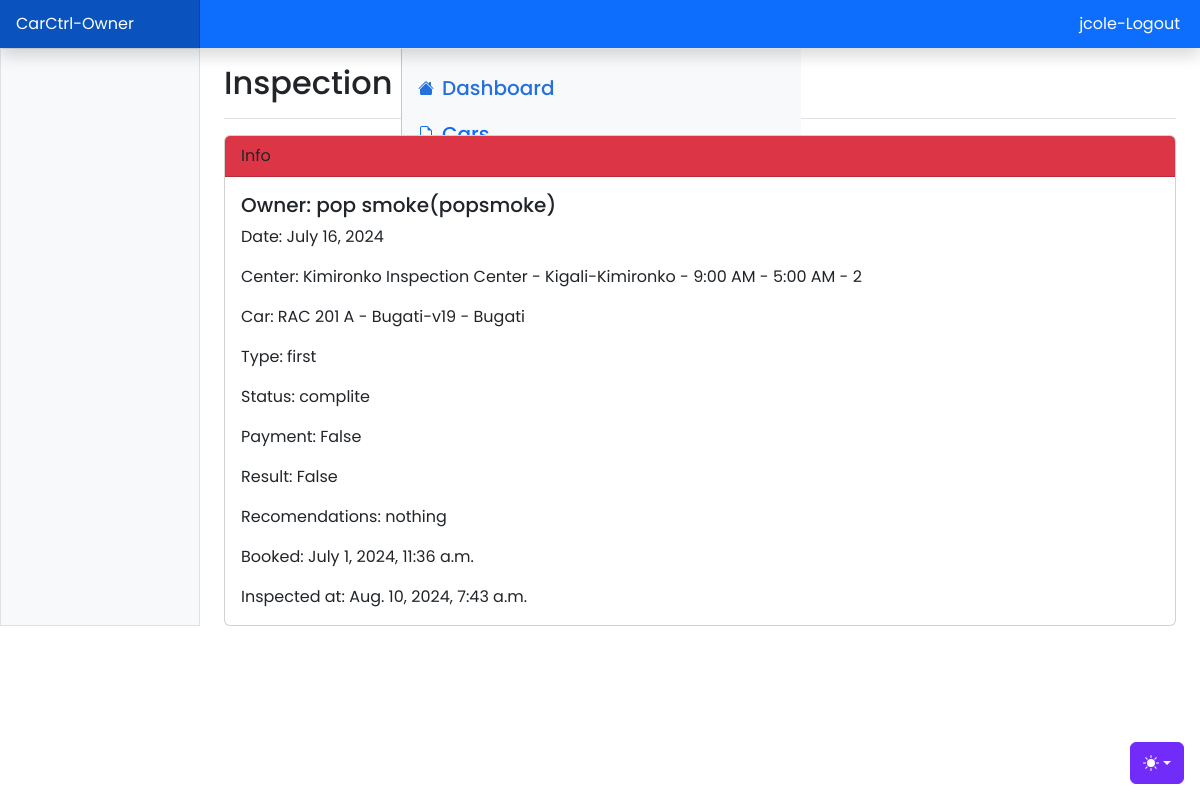
The page /owner/inspections/6 (signed in) on the database its author committed.
### App/models.py (models this page shows, shortened)
class User(AbstractUser):
    class Role(models.TextChoices):
        OWNER = "OWNER", "Owner"
        ADMIN = "ADMIN", "Admin"
    base_role = Role.ADMIN
    role = models.CharField(max_length=50, choices=Role.choices)
    phone_number = models.CharField(
        validators=[phone_regex], max_length=13, unique=True, null=True
    )
    address = models.CharField(max_length=100, blank=True)
    groups = models.ManyToManyField(
        "auth.Group",
        related_name="users",
        blank=True,
        verbose_name=_("groups"),
        help_text=_("The groups this user belongs to."),
    )
    user_permissions = models.ManyToManyField(
        Permission,
        related_name="users",
        blank=True,
        verbose_name=_("user permissions"),
        help_text=_("Specific permissions for this user."),
    )

class Inspection(models.Model):
    appointment_id = models.OneToOneField(Appointment, on_delete=models.CASCADE)
    result = models.BooleanField()
    recomendations = models.TextField()
    created_at = models.DateTimeField(auto_now_add=True)

class Appointment(models.Model):
    date = models.DateField()
    owner_id = models.ForeignKey(User, on_delete=models.CASCADE)
    center_id = models.ForeignKey(Center, on_delete=models.CASCADE)
    car_id = models.ForeignKey(Car, on_delete=models.CASCADE)
    type = models.CharField(max_length=50, choices=APPOINTMENT_TYPE)
    status = models.CharField(max_length=10, choices=STATUS, default='pendig')
    pstatus = models.BooleanField(default = 0)
    created_at = models.DateTimeField(auto_now_add=True)
    updated_at = models.DateTimeField(auto_now=True)

class Center(models.Model):
    name = models.CharField(max_length=50, unique=True)
    location = models.CharField(max_length=50)
    type = models.CharField(max_length=50, choices=CENTER_TYPE)
    operating_hours = models.CharField(max_length=50, choices=WORKING_HOURS)
    number_of_slots_per_day = models.PositiveIntegerField()
    created_at = models.DateTimeField(auto_now_add=True)
    updated_at = models.DateTimeField(auto_now=True)
    class Meta:
        ordering = ["-created_at"]
    def __str__(self):
        return f"{self.name} - {self.location} - {self.operating_hours} - {self.number_of_slots_per_day}"

class Car(models.Model):
    owner_id = models.ForeignKey(User, on_delete=models.CASCADE)
    model = models.TextField(max_length=50)
    make = models.TextField(max_length=50)
    plate = models.CharField(validators=[plate_regex], max_length=9, unique=True)
    created_at = models.DateTimeField(auto_now_add=True)
    updated_at = models.DateTimeField(auto_now=True)
    def __str__(self):
        return f"{self.plate} - {self.model} - {self.make}  "

### App/views.py (the view)
# urls.py: path('owner/inspections/<int:pk>', views.owner_inspections_view, name="owner-inspection-view"),
@login_required(login_url='login')
def owner_inspections_view(request, pk):
    inspection = Inspection.objects.get(id=pk)
    context={'inspection': inspection}
    return render(request, "view-inspection.html", context)

### App/templates/App/view-inspection.html
{% load static %}
{% include 'includes/owner-nav.html' %}
<main class="col-md-9 ms-sm-auto col-lg-10 px-md-4">
  <div class="d-flex justify-content-between flex-wrap flex-md-nowrap align-items-center pt-3 pb-2 mb-3 border-bottom">
    <h1 class="h2">Inspection by {{ inspection.appointment_id.owner_id }}</h1>
  </div>
  <div class="card">
    <div class="card-header {% if inspection.result %} bg-success {% else %} bg-danger {% endif %}">
      Info
    </div>
    <div class="card-body">
      <h5 class="card-title">Owner: {{ inspection.appointment_id.owner_id.first_name}} {{ inspection.appointment_id.owner_id.last_name }}({{ inspection.appointment_id.owner_id }})</h5>
      <p class="card-text">Date: {{ inspection.appointment_id.date }}</p>
      <p class="card-text">Center: {{ inspection.appointment_id.center_id }}</p>
      <p class="card-text">Car: {{ inspection.appointment_id.car_id }}</p>
      <p class="card-text">Type: {{ inspection.appointment_id.type }}</p>
      <p class="card-text">Status: {{ inspection.appointment_id.status }}</p>
      <p class="card-text">Payment: {{ inspection.appointment_id.pstatus }}</p>
      <p class="card-text">Result: {{ inspection.result }}</p>
      <p class="card-text">Recomendations: {{ inspection.recomendations }}</p>
      <p class="card-text">Booked: {{ inspection.appointment_id.created_at }}</p>
      <p class="card-text">Inspected at: {{ inspection.created_at }}</p>
    </div>
  </div>
</main>
{% include 'includes/owner-footer.html' %}

### App/templates/App/includes/owner-nav.html (shortened to what this page needs)
{% load static %}
<!doctype html>
<html lang="en" data-bs-theme="auto">
<head>
  <link rel="stylesheet" href="https://cdn.datatables.net/1.13.5/css/jquery.dataTables.min.css" />
    <link href="https://stackpath.bootstrapcdn.com/bootstrap/5.1.0/css/bootstrap.min.css" rel="stylesheet">
  <link href="{% static 'assets/dist/css/bootstrap.min.css'%}" rel="stylesheet">
  <link href="https://cdn.jsdelivr.net/npm/bootstrap-icons@1.10.5/font/bootstrap-icons.min.css" rel="stylesheet">
  <link href="{% static 'assets/css/dashboard.css'%}" rel="stylesheet">
</head>
<body>
  <div class="dropdown position-fixed bottom-0 end-0 mb-3 me-3 bd-mode-toggle">
    <button class="btn btn-bd-primary py-2 dropdown-toggle d-flex align-items-center" id="bd-theme" type="button"
      aria-expanded="false" data-bs-toggle="dropdown" aria-label="Toggle theme (auto)">
      <svg class="bi my-1 theme-icon-active" width="1em" height="1em">
        <use href="#circle-half"></use>
      </svg>
    </button>
  </div>
  <header class="navbar sticky-top bg-primary flex-md-nowrap p-0 shadow" data-bs-theme="dark">
    <a class="navbar-brand col-md-3 col-lg-2 me-0 px-3 fs-6 text-white" href="/">CarCtrl-Owner</a>
    <a href="{% url 'logoutAc' %}" class="text-white" style="padding-right: 20px; text-decoration: none;">{{ user.username }}-Logout</a>
  </header>
  <div class="container-fluid">
    <div class="row">
      <div class="sidebar border border-right col-md-3 col-lg-2 p-0 bg-body-tertiary">
        <div class="offcanvas-md offcanvas-end bg-body-tertiary" tabindex="-1" id="sidebarMenu"
          aria-labelledby="sidebarMenuLabel">
          <div class="offcanvas-body d-md-flex flex-column p-0 pt-lg-3 overflow-y-auto">
            <ul class="nav flex-column">
              <li class="nav-item">
                <a class="nav-link d-flex align-items-center gap-2 active" aria-current="page"
                  href="{% url 'owner-home' %}">
                  <svg class="bi">
                    <use xlink:href="#house-fill" />
                  </svg>
                  Dashboard
                </a>
              </li>
              <li class="nav-item">
                <a class="nav-link d-flex align-items-center gap-2" href="{% url 'owner-cars' %}">
                  <svg class="bi">
                    <use xlink:href="#file-earmark" />
                  </svg>
                  Cars
                </a>
              </li>
              <li class="nav-item">
                <a class="nav-link d-flex align-items-center gap-2" href="{% url 'owner-appointment' %}">
                </a>
              </li>
              <li class="nav-item">
                <a class="nav-link d-flex align-items-center gap-2" href="{% url 'owner-inspection' %}">
                </a>
              </li>
              <li class="nav-item">
                <a class="nav-link d-flex align-items-center gap-2" href="{% url 'owner-notifications' %}">
                </a>
              </li>
            </ul>
          </div>
        </div>
      </div>

### static/assets/css/dashboard.css (style rules this page uses)
body { margin: 0; font-family: 'Poppins', sans-serif; background-color: #fff; }
.bi { display: inline-block; width: 1rem; height: 1rem; }
.sidebar .nav-link { font-size: 20px; font-weight: 500; }
.sidebar .nav-link.active { color: #2470dc; }
.navbar-brand { padding-top: .75rem; padding-bottom: .75rem; background-color: rgba(0, 0, 0, .25); box-shadow: inset -1px 0 0 rgba(0, 0, 0, .25); }

### App/templates/App/includes/owner-nav.html (style rules this page uses)
.bi { vertical-align: -.125em; fill: currentColor; }
.btn-bd-primary { --bd-violet-bg: #712cf9; --bd-violet-rgb: 112.520718, 44.062154, 249.437846; --bs-btn-font-weight: 600; --bs-btn-color: var(--bs-white); --bs-btn-bg: var(--bd-violet-bg); --bs-btn-border-color: var(--bd-violet-bg); --bs-btn-hover-color: var(--bs-white); --bs-btn-hover-bg: #6528e0; --bs-btn-hover-border-color: #6528e0; --bs-btn-focus-shadow-rgb: var(--bd-violet-rgb); --bs-btn-active-color: var(--bs-btn-hover-color); --bs-btn-active-bg: #5a23c8; --bs-btn-active-border-color: #5a23c8; }
.bd-mode-toggle { z-index: 1500; }

### rows shown on the page
User: username "jcole"
Inspection: appointment_id.owner_id.first_name "pop", appointment_id.owner_id.last_name "smoke", appointment_id.owner_id "popsmoke", appointment_id "July 16, 2024", appointment_id.center_id "Kimironko Inspection Center - Kigali-Kimironko - 9:00 AM - 5:00 AM - 2", appointment_id.car_id "RAC 201 A - Bugati-v19 - Bugati", appointment_id.type "first", appointment_id.status "complite", appointment_id.pstatus "False", result "False", recomendations "nothing", appointment_id.created_at "July 1, 2024, 11:36 a.m.", created_at "Aug. 10, 2024, 7:43 a.m."
